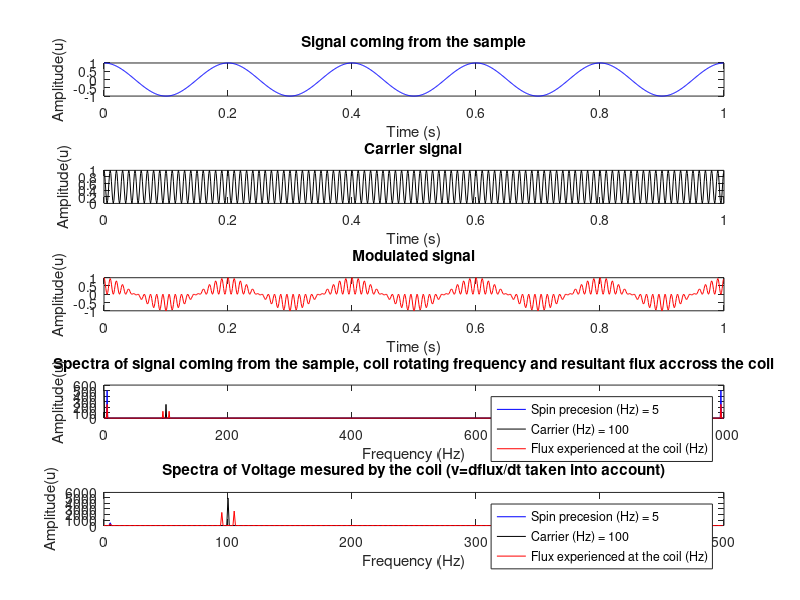

Reproduce this figure in MATLAB.
%% Quick coil modulation principle test
fs = 1000;
dt=1/fs;
acqWindow = 1;
t = 0:dt:acqWindow-dt;
signalAmplitude = 1;
fsample = 5;
fcarr = 100;
carrmax = 1; %0.9;
carrmin = 0; %0.3;
feqRes = 1/acqWindow;
signalSample = signalAmplitude*cos(2*pi*fsample*t);
signalCarrier = (carrmax+carrmin)/2+((carrmax-carrmin)/2)*cos(2*pi*fcarr*t);
signalCoil2 = signalSample.*signalCarrier;

subplot(5,1,1);
plot(t,signalSample,'b'),
title('Signal coming from the sample'),
xlabel('Time (s)'),ylabel('Amplitude(u)'),
subplot(5,1,2);
plot(t,signalCarrier,'k'),
title('Carrier signal'),
xlabel('Time (s)'),ylabel('Amplitude(u)'),
subplot(5,1,3);
plot(t,signalCoil2,'r'),
title('Modulated signal'),
xlabel('Time (s)'),ylabel('Amplitude(u)'),

%% FFT
Y_signalSample = fft(signalSample,[],2)/acqWindow;
Y_coilpos = fft(signalCarrier,[],2)/acqWindow;
Y_fluxCoil = fft(signalCoil2,[],2)/acqWindow;
Yf_signalSample = Y_signalSample;
Yf_coilpos = Y_coilpos;
Yf_fluxCoil = Y_fluxCoil;
% //Calculate frequency axis
NFFT = size(Y_signalSample,2);
df = fs/NFFT;
fAxisTemp = fs*linspace(0,1,NFFT+1);
fAxis = fAxisTemp(1:end-1);
% Visualize
subplot(5,1,4);
CH_signalSample = abs(Yf_signalSample);
CH_coilpos = abs(Yf_coilpos);
CH_fluxCoil = abs(Yf_fluxCoil);
plot(fAxis,CH_signalSample,'b'), hold on
plot(fAxis,CH_coilpos,'k'),
plot(fAxis,CH_fluxCoil,'r'),
hold off
title('Spectra of signal coming from the sample, coil rotating frequency and resultant flux accross the coil'),
xlabel('Frequency (Hz)'),ylabel('Amplitude(u)'),
legend(['Spin precesion (Hz) = ',num2str(fsample)],['Carrier (Hz) = ',num2str(fcarr)],['Flux experienced at the coil (Hz)']);

%% Enhancement
sensitivity = fAxis/fsample;
sensCH_signalSample = CH_signalSample.*sensitivity;
sensCH_coilpos = CH_coilpos.*sensitivity;
sensCH_fluxCoil = CH_fluxCoil.*sensitivity;
% figure(2);
subplot(5,1,5);
half = floor(length(fAxis)/2);
plot(fAxis(1:half),sensCH_signalSample(1:half),'b'), hold on
plot(fAxis(1:half),sensCH_coilpos(1:half),'k'),
plot(fAxis(1:half),sensCH_fluxCoil(1:half),'r'),
hold off
title('Spectra of Voltage mesured by the coil (v=dflux/dt taken into account)'),
xlabel('Frequency (Hz)'),ylabel('Amplitude(u)'),
legend(['Spin precesion (Hz) = ',num2str(fsample)],['Carrier (Hz) = ',num2str(fcarr)],['Flux experienced at the coil (Hz)']);

%% Estimation
Bp = 0.1;
Bm = 1082*54e-6;
Carrier = 5e9;
B0comp = 1.5;
fBm = Bm * 127e6/3;
fcomp = B0comp * 127e6/3;
eff = 0.5*0.5*0.4;
SNRcomp = B0comp * fcomp;
SNRulf = Bp * (Carrier+fBm) * eff;
disp(SNRulf/SNRcomp)


Bp = 1.5;
Bm = 1.5;
Carrier = 200e9;
B0comp = 1.5;
fBm = Bm * 127e6/3;
fcomp = B0comp * 127e6/3;
eff = 0.5*0.5*0.4;
SNRcomp = B0comp * fcomp;
SNRulf = Bp * (Carrier+fBm) * eff;
disp(SNRulf/SNRcomp)